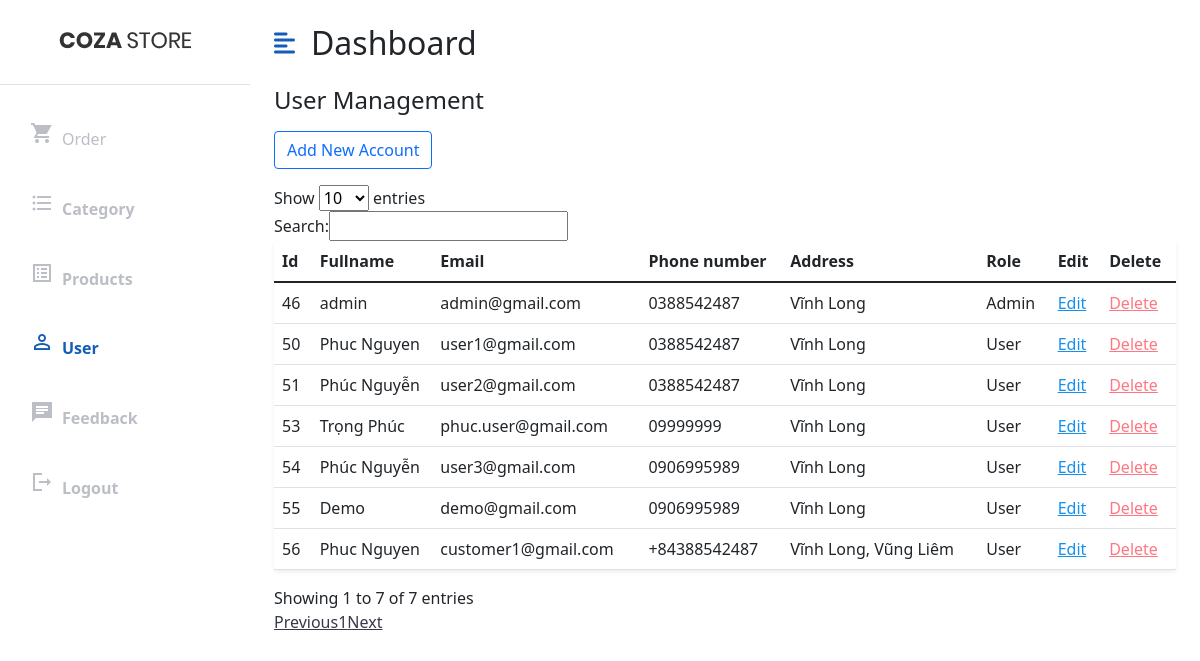
Before: /UserAdmin (signed in) with the older database file.
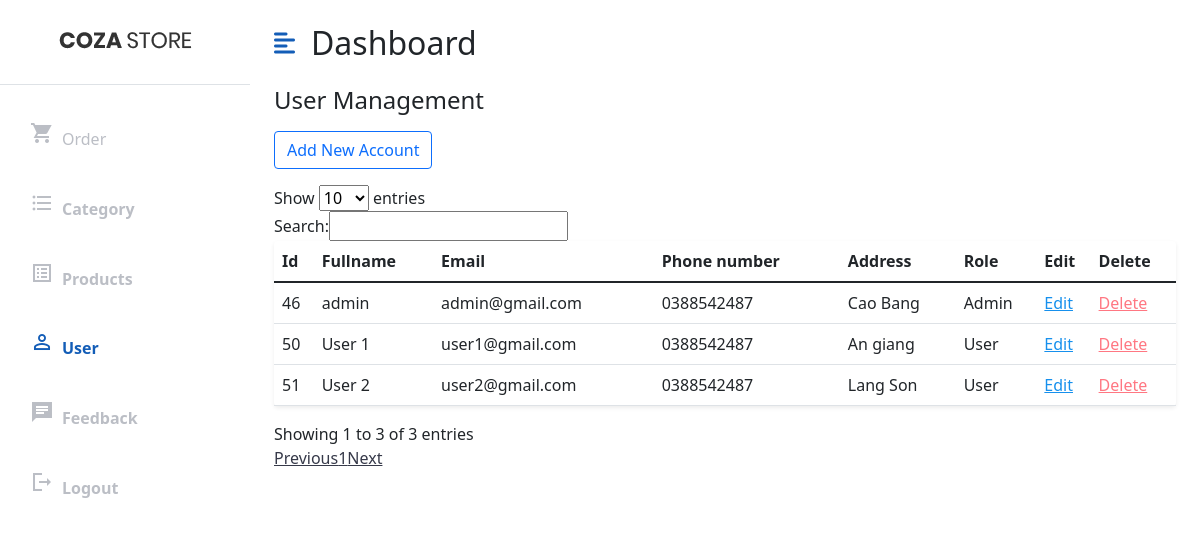
After: the same page with the newer database file.
### tables this page shows
CREATE TABLE `user` (
  `id` int(11) NOT NULL,
  `fullname` varchar(50) DEFAULT NULL,
  `email` varchar(150) DEFAULT NULL,
  `phone` varchar(20) DEFAULT NULL,
  `address` varchar(200) DEFAULT NULL,
  `password` varchar(32) DEFAULT NULL,
  `role_id` int(11) DEFAULT NULL,
  `deleted` int(11) NOT NULL,
  `avatar` varchar(255) DEFAULT 'https://cdn.pixabay.com/photo/2016/08/08/09/17/avatar-1577909_960_720.png'
);

CREATE TABLE `role` (
  `id` int(11) NOT NULL,
  `name` varchar(20) NOT NULL
);

### mvc/core/Controller.php (called while the page is built, shortened)
<?php
class Controller{
    public function view($view, $data=[]){
        require_once "mvc/views/". $view .".php";
    }
}
?>

### mvc/controllers/UserAdmin.php (called while the page is built, shortened)
<?php
class UserAdmin extends Controller
{
    public $userModel;
    public function __construct()
    {
        $this->userModel = $this->model("UserAdminModel");
    }
    public function GetPage()
    {
        $allUser = $this->userModel->getAllUser();
        $this->view("user/userAdmin", [
            "allUser" => $allUser
        ]);
    }
}

### mvc/core/App.php (called while the page is built, shortened)
<?php
class App
{
    protected $action = "GetPage";
    function __construct()
    {
        $arr = $this->UrlProcess();
        if (file_exists("./mvc/controllers/" . $arr[0] . ".php")) {
            unset($arr[0]);
        }
        $this->controller = new $this->controller;
        $this->params = $arr ? array_values($arr) : [];
        call_user_func_array([$this->controller, $this->action], $this->params);
    }
    function UrlProcess()
    {
        if (isset($_GET["url"])) {
            return explode("/", filter_var(trim($_GET["url"], "/")));
        }
    }
}

### index.php (called while the page is built, shortened)
<?php
$myApp = new App();
?>

### mvc/core/DB.php (called while the page is built, shortened)
<?php
class DB
{
    function executeResult($sql, $isSingle = false)
    {
        $data = null;
        $conn = mysqli_connect(HOST, USERNAME, PASSWORD, DATABASE,8111);
        mysqli_set_charset($conn, 'utf8');
        $resultset = mysqli_query($conn, $sql);
        if ($resultset) {
            if ($isSingle) {
                $data = mysqli_fetch_array($resultset, 1);
            } else {
                $data = [];
                while (($row = mysqli_fetch_array($resultset, 1)) != null) {
                    $data[] = $row;
                }
            }
        }
        return $data;
    }
}

### mvc/models/UserAdminModel.php (called while the page is built, shortened)
<?php
class UserAdminModel extends DB
{
    public function getAllUser()
    {
        $sql = "select User.*, Role.name as role_name from User left join Role on User.role_id = Role.id where User.deleted = 0";
        $data = $this->executeResult($sql);
        return $data;
    }
}

### mvc/views/user/userAdmin.php (the view, shortened to what this page needs)
<?php
require_once('mvc/views/blocks/header_admin.php');
?>
<div class="container-fluid px-4">
	<h3 class="fs-4 mb-3">User Management</h3>
	<a href="http://localhost/style-shop-2022/UserAdmin/ViewAdd" class="btn btn-outline-primary">Add New Account</a>
	<div class="row mt-3">
		<div class="col">
			<table id="phoneList" class="table bg-white rounded shadow-sm table-hover">
				<thead>
					<tr>
						<th>Id</th>
						<th>Fullname</th>
						<th>Email</th>
						<th>Phone number</th>
						<th>Address</th>
						<th>Role</th>
						<th>Edit</th>
						<th>Delete</th>
					</tr>
				</thead>
				<tbody>
					<?php
					foreach ($data["allUser"] as $user) { ?>
						<tr>
							<td><?php echo $user['id']; ?></td>
							<td><?php echo $user['fullname']; ?></td>
							<td><?php echo $user['email']; ?></td>
							<td><?php echo $user['phone']; ?></td>
							<td><?php echo $user['address']; ?></td>
							<td><?php echo $user['role_name']; ?></td>
							<td><a href="<?php echo 'http://localhost/style-shop-2022/UserAdmin/ViewEdit/' . $user['id']; ?>" class="editLink">Edit</a></td>
							<td><a class="delLink" href="<?php echo 'http://localhost/style-shop-2022/UserAdmin/deletedUser/' . $user['id']; ?>" style="color: #ff7782;">Delete</a></td>
						</tr>
					<?php } ?>
				</tbody>
			</table>
		</div>
	</div>
</div>
</div>
</div>
<?php
require_once('mvc/views/blocks/footer_admin.php');
?>

Changed rows visible on the page:
removed user: id "53", fullname "Trọng Phúc", email "phuc.user@gmail.com", phone "09999999", address "Vĩnh Long", role.name "User"
removed user: id "54", fullname "Phúc Nguyễn", email "user3@gmail.com", phone "0906995989", address "Vĩnh Long", role.name "User"
removed user: id "55", fullname "Demo", email "demo@gmail.com", phone "0906995989", address "Vĩnh Long", role.name "User"
removed user: id "56", fullname "Phuc Nguyen", email "customer1@gmail.com", phone "+84388542487", address "Vĩnh Long, Vũng Liêm", role.name "User"
changed user "admin": address "Vĩnh Long" → "Cao Bang"
changed user "user1@gmail.com": fullname "Phuc Nguyen" → "User 1"; address "Vĩnh Long" → "An giang"
changed user "user2@gmail.com": fullname "Phúc Nguyễn" → "User 2"; address "Vĩnh Long" → "Lang Son"
Other visible differences:
text written by a page script: "Show entries Search: Showing 1 to 7 of 7 entries Previous 1 Next" → "Show entries Search: Showing 1 to 3 of 3 entries Previous 1 Next"
